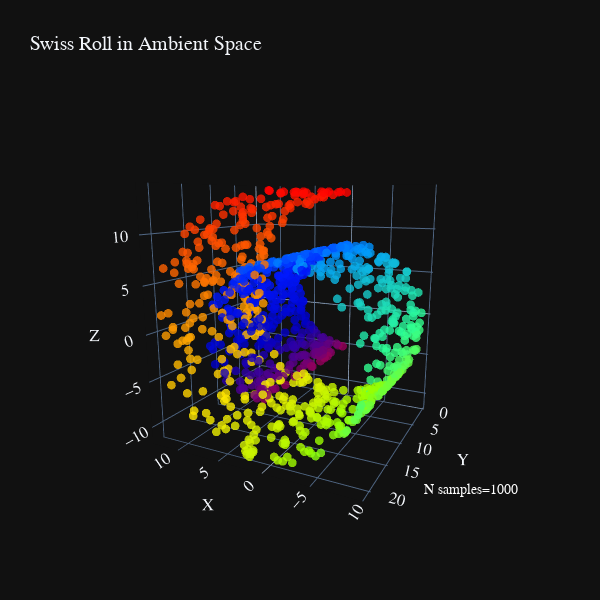

Write notebook code for a chart like this one.
### Code cell
swiss_5k = SwissRoll.generate(n_samples=n_samples, noise=0.0)
swiss_5k.plot(width=600, height=600)

### Figure 1 — Plotly figure (JSON) as saved in the notebook; plotly's stock layout.template omitted (floating-point values rounded to 4 significant figures; data arrays with more than 128 entries replaced by an {"elided": "..."} marker saying what was removed)
{"data": [{"marker": {"color": {"elided": "1000 float values"}, "colorscale": [[0, "rgb(150,0,90)"], [0.125, "rgb(0,0,200)"], [0.25, "rgb(0,25,255)"], [0.375, "rgb(0,152,255)"], [0.5, "rgb(44,255,150)"], [0.625, "rgb(151,255,0)"], [0.75, "rgb(255,234,0)"], [0.875, "rgb(255,111,0)"], [1, "rgb(255,0,0)"]], "opacity": 0.8, "size": 3}, "mode": "markers", "scene": "scene", "type": "scatter3d", "x": {"elided": "1000 float values"}, "y": {"elided": "1000 float values"}, "z": {"elided": "1000 float values"}}], "layout": {"annotations": [{"font": {"color": "white"}, "showarrow": false, "text": "N samples=1000", "x": 1, "xref": "paper", "y": 0.05, "yref": "paper"}], "font": {"family": "Courier New, monospace", "size": 14}, "height": 600, "scene": {"camera": {"eye": {"x": -1, "y": 2, "z": 0.5}}, "domain": {"x": [0, 1], "y": [0, 1]}, "xaxis": {"title": {"text": "X"}}, "yaxis": {"title": {"text": "Y"}}, "zaxis": {"title": {"text": "Z"}}}, "title": {"text": "Swiss Roll in Ambient Space"}, "width": 600, "xaxis": {"tickfont": {"size": 10}, "title": {"font": {"size": 12}, "text": "x"}}, "yaxis": {"tickfont": {"size": 10}, "title": {"font": {"size": 12}, "text": "y"}}}}
